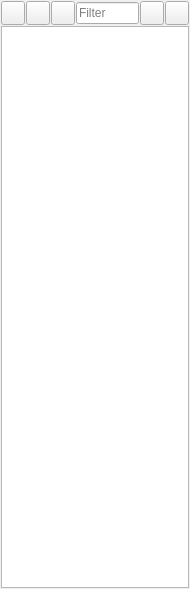
<?xml version="1.0" encoding="UTF-8"?>
<ui version="4.0">
 <class>ACC_CustMasterWidget</class>
 <widget class="QWidget" name="ACC_CustMasterWidget">
  <property name="geometry">
   <rect>
    <x>0</x>
    <y>0</y>
    <width>190</width>
    <height>589</height>
   </rect>
  </property>
  <property name="sizePolicy">
   <sizepolicy hsizetype="Minimum" vsizetype="Preferred">
    <horstretch>0</horstretch>
    <verstretch>0</verstretch>
   </sizepolicy>
  </property>
  <property name="minimumSize">
   <size>
    <width>190</width>
    <height>0</height>
   </size>
  </property>
  <property name="windowTitle">
   <string>Form</string>
  </property>
  <layout class="QGridLayout" name="gridLayout">
   <property name="leftMargin">
    <number>1</number>
   </property>
   <property name="topMargin">
    <number>1</number>
   </property>
   <property name="rightMargin">
    <number>1</number>
   </property>
   <property name="bottomMargin">
    <number>1</number>
   </property>
   <property name="spacing">
    <number>1</number>
   </property>
   <item row="0" column="0">
    <layout class="QVBoxLayout" name="verticalLayout">
     <property name="spacing">
      <number>1</number>
     </property>
     <item>
      <layout class="QHBoxLayout" name="horizontalLayout_2">
       <property name="spacing">
        <number>1</number>
       </property>
       <item>
        <widget class="QToolButton" name="pbAddCustomer">
         <property name="sizePolicy">
          <sizepolicy hsizetype="Minimum" vsizetype="Fixed">
           <horstretch>0</horstretch>
           <verstretch>0</verstretch>
          </sizepolicy>
         </property>
         <property name="minimumSize">
          <size>
           <width>24</width>
           <height>24</height>
          </size>
         </property>
         <property name="maximumSize">
          <size>
           <width>24</width>
           <height>24</height>
          </size>
         </property>
         <property name="toolTip">
          <string>Add customer</string>
         </property>
         <property name="text">
          <string/>
         </property>
         <property name="icon">
          <iconset resource="../../../db/src/gui/db.qrc">
           <normaloff>:/images/icons/add.png</normaloff>:/images/icons/add.png</iconset>
         </property>
         <property name="iconSize">
          <size>
           <width>16</width>
           <height>16</height>
          </size>
         </property>
        </widget>
       </item>
       <item>
        <widget class="QToolButton" name="pbDeleteCustomer">
         <property name="minimumSize">
          <size>
           <width>24</width>
           <height>24</height>
          </size>
         </property>
         <property name="maximumSize">
          <size>
           <width>24</width>
           <height>24</height>
          </size>
         </property>
         <property name="toolTip">
          <string>Delete customer</string>
         </property>
         <property name="text">
          <string/>
         </property>
         <property name="icon">
          <iconset resource="../../../db/src/gui/db.qrc">
           <normaloff>:/images/icons/delete.png</normaloff>:/images/icons/delete.png</iconset>
         </property>
        </widget>
       </item>
       <item>
        <widget class="QToolButton" name="pbSave">
         <property name="minimumSize">
          <size>
           <width>24</width>
           <height>24</height>
          </size>
         </property>
         <property name="maximumSize">
          <size>
           <width>24</width>
           <height>24</height>
          </size>
         </property>
         <property name="toolTip">
          <string>Save to database</string>
         </property>
         <property name="text">
          <string/>
         </property>
         <property name="icon">
          <iconset resource="../../../db/src/gui/db.qrc">
           <normaloff>:/images/icons/database_save.png</normaloff>:/images/icons/database_save.png</iconset>
         </property>
        </widget>
       </item>
       <item>
        <widget class="QLineEdit" name="leFilter">
         <property name="placeholderText">
          <string>Filter</string>
         </property>
        </widget>
       </item>
       <item>
        <widget class="QToolButton" name="pbFilterOn">
         <property name="minimumSize">
          <size>
           <width>24</width>
           <height>24</height>
          </size>
         </property>
         <property name="maximumSize">
          <size>
           <width>24</width>
           <height>24</height>
          </size>
         </property>
         <property name="toolTip">
          <string>Set filter</string>
         </property>
         <property name="text">
          <string/>
         </property>
         <property name="icon">
          <iconset resource="../../../db/src/gui/db.qrc">
           <normaloff>:/images/icons/filter.png</normaloff>:/images/icons/filter.png</iconset>
         </property>
        </widget>
       </item>
       <item>
        <widget class="QToolButton" name="pbFilterOff">
         <property name="minimumSize">
          <size>
           <width>24</width>
           <height>24</height>
          </size>
         </property>
         <property name="maximumSize">
          <size>
           <width>24</width>
           <height>24</height>
          </size>
         </property>
         <property name="toolTip">
          <string>Clear filter</string>
         </property>
         <property name="text">
          <string/>
         </property>
         <property name="icon">
          <iconset resource="../../../db/src/gui/db.qrc">
           <normaloff>:/images/icons/filter_empty.png</normaloff>:/images/icons/filter_empty.png</iconset>
         </property>
        </widget>
       </item>
      </layout>
     </item>
     <item>
      <widget class="QTableView" name="tvCustomer"/>
     </item>
    </layout>
   </item>
  </layout>
 </widget>
 <tabstops>
  <tabstop>tvCustomer</tabstop>
  <tabstop>pbAddCustomer</tabstop>
  <tabstop>pbDeleteCustomer</tabstop>
  <tabstop>pbSave</tabstop>
  <tabstop>leFilter</tabstop>
  <tabstop>pbFilterOn</tabstop>
  <tabstop>pbFilterOff</tabstop>
 </tabstops>
 <resources>
  <include location="../../../db/src/gui/db.qrc"/>
 </resources>
 <connections/>
</ui>
